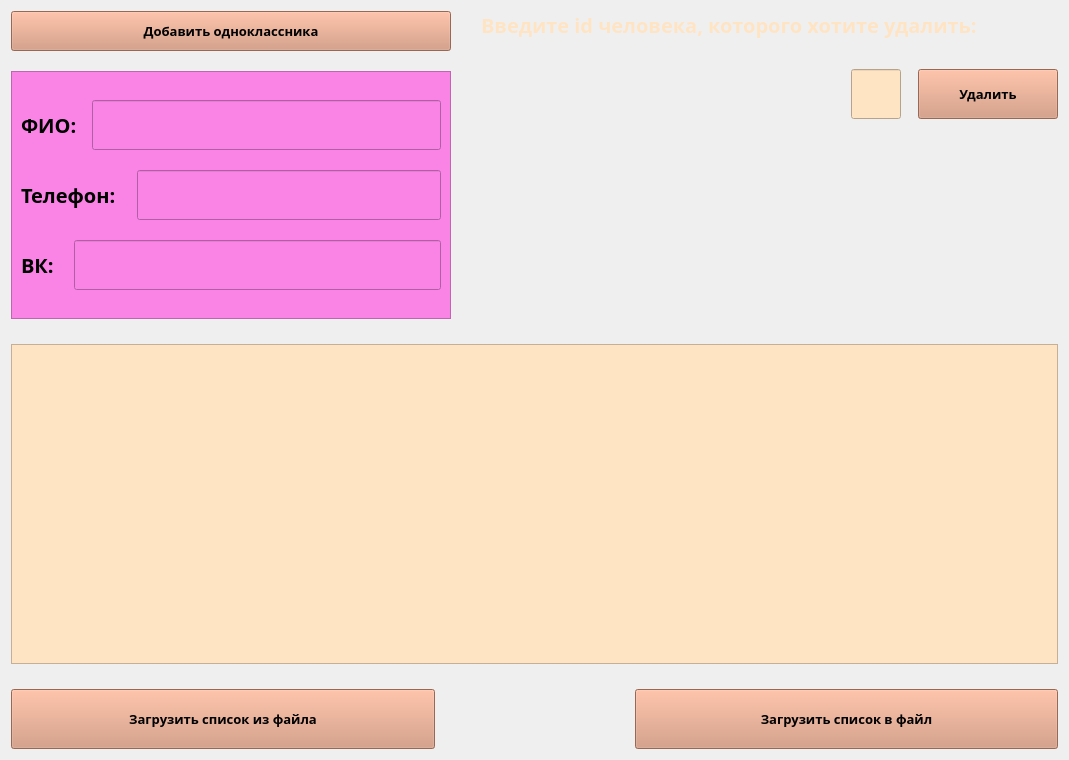
      <widget class="QWidget" name="tab_2">
       <attribute name="title">
        <string>Кто эти люди?</string>
       </attribute>
       <layout class="QGridLayout" name="gridLayout_9">
        <item row="0" column="0">
         <layout class="QVBoxLayout" name="verticalLayout_10">
          <property name="spacing">
           <number>25</number>
          </property>
          <item>
           <layout class="QHBoxLayout" name="horizontalLayout_11">
            <property name="spacing">
             <number>30</number>
            </property>
            <item>
             <layout class="QVBoxLayout" name="verticalLayout_7">
              <property name="spacing">
               <number>20</number>
              </property>
              <item>
               <widget class="QPushButton" name="add_friend_btn">
                <property name="minimumSize">
                 <size>
                  <width>300</width>
                  <height>40</height>
                 </size>
                </property>
                <property name="font">
                 <font>
                  <family>Ink Free</family>
                  <pointsize>10</pointsize>
                  <weight>75</weight>
                  <bold>true</bold>
                 </font>
                </property>
                <property name="styleSheet">
                 <string notr="true">background-color: rgb(212, 147, 117);</string>
                </property>
                <property name="text">
                 <string>Добавить одноклассника</string>
                </property>
               </widget>
              </item>
              <item>
               <widget class="QFrame" name="frame_4">
                <property name="minimumSize">
                 <size>
                  <width>440</width>
                  <height>220</height>
                 </size>
                </property>
                <property name="styleSheet">
                 <string notr="true">background-color: rgb(249, 132, 229);</string>
                </property>
                <property name="frameShape">
                 <enum>QFrame::StyledPanel</enum>
                </property>
                <property name="frameShadow">
                 <enum>QFrame::Raised</enum>
                </property>
                <layout class="QGridLayout" name="gridLayout">
                 <item row="0" column="0">
                  <layout class="QVBoxLayout" name="verticalLayout_6">
                   <property name="spacing">
                    <number>20</number>
                   </property>
                   <item>
                    <layout class="QHBoxLayout" name="horizontalLayout_5">
                     <property name="spacing">
                      <number>15</number>
                     </property>
                     <item>
                      <widget class="QLabel" name="label_19">
                       <property name="font">
                        <font>
                         <family>Ink Free</family>
                         <pointsize>15</pointsize>
                         <weight>75</weight>
                         <bold>true</bold>
                        </font>
                       </property>
                       <property name="text">
                        <string>ФИО:</string>
                       </property>
                      </widget>
                     </item>
                     <item>
                      <widget class="QLineEdit" name="lineEdit_fio">
                       <property name="minimumSize">
                        <size>
                         <width>330</width>
                         <height>50</height>
                        </size>
                       </property>
                       <property name="font">
                        <font>
                         <family>Ink Free</family>
                         <pointsize>10</pointsize>
                         <weight>75</weight>
                         <bold>true</bold>
                        </font>
                       </property>
                      </widget>
                     </item>
                    </layout>
                   </item>
                   <item>
                    <layout class="QHBoxLayout" name="horizontalLayout_6">
                     <property name="spacing">
                      <number>21</number>
                     </property>
                     <item>
                      <widget class="QLabel" name="label_20">
                       <property name="font">
                        <font>
                         <family>Ink Free</family>
                         <pointsize>15</pointsize>
                         <weight>75</weight>
                         <bold>true</bold>
                        </font>
                       </property>
                       <property name="text">
                        <string>Телефон:</string>
                       </property>
                      </widget>
                     </item>
                     <item>
                      <widget class="QLineEdit" name="lineEdit_phone">
                       <property name="minimumSize">
                        <size>
                         <width>280</width>
                         <height>50</height>
                        </size>
                       </property>
                       <property name="font">
                        <font>
                         <family>Ink Free</family>
                         <pointsize>10</pointsize>
                         <weight>75</weight>
                         <bold>true</bold>
                        </font>
                       </property>
                      </widget>
                     </item>
                    </layout>
                   </item>
                   <item>
                    <layout class="QHBoxLayout" name="horizontalLayout_7">
                     <property name="spacing">
                      <number>20</number>
                     </property>
                     <item>
                      <widget class="QLabel" name="label_21">
                       <property name="font">
                        <font>
                         <family>Ink Free</family>
                         <pointsize>15</pointsize>
                         <weight>75</weight>
                         <bold>true</bold>
                        </font>
                       </property>
                       <property name="text">
                        <string>ВК:</string>
                       </property>
                      </widget>
                     </item>
                     <item>
                      <widget class="QLineEdit" name="lineEdit_vk">
                       <property name="minimumSize">
                        <size>
                         <width>350</width>
                         <height>50</height>
                        </size>
                       </property>
                       <property name="font">
                        <font>
                         <family>Ink Free</family>
                         <pointsize>10</pointsize>
                         <weight>75</weight>
                         <bold>true</bold>
                        </font>
                       </property>
                      </widget>
                     </item>
                    </layout>
                   </item>
                  </layout>
                 </item>
                </layout>
               </widget>
              </item>
             </layout>
            </item>
            <item>
             <layout class="QVBoxLayout" name="verticalLayout_9">
              <item>
               <widget class="QLabel" name="label_22">
                <property name="font">
                 <font>
                  <family>Ink Free</family>
                  <pointsize>15</pointsize>
                  <weight>75</weight>
                  <bold>true</bold>
                 </font>
                </property>
                <property name="styleSheet">
                 <string notr="true">color: rgb(255, 228, 196)</string>
                </property>
                <property name="text">
                 <string>Введите id человека, которого хотите удалить:</string>
                </property>
               </widget>
              </item>
              <item>
               <layout class="QHBoxLayout" name="horizontalLayout_10">
                <item>
                 <widget class="QLabel" name="lable_picture_kot_heart">
                  <property name="minimumSize">
                   <size>
                    <width>340</width>
                    <height>250</height>
                   </size>
                  </property>
                  <property name="text">
                   <string/>
                  </property>
                  <property name="pixmap">
                   <pixmap>kot_heart.png</pixmap>
                  </property>
                 </widget>
                </item>
                <item>
                 <layout class="QVBoxLayout" name="verticalLayout_8">
                  <property name="spacing">
                   <number>20</number>
                  </property>
                  <item>
                   <layout class="QHBoxLayout" name="horizontalLayout_9">
                    <property name="spacing">
                     <number>17</number>
                    </property>
                    <item>
                     <widget class="QLineEdit" name="lineEdit_id_friend">
                      <property name="minimumSize">
                       <size>
                        <width>50</width>
                        <height>50</height>
                       </size>
                      </property>
                      <property name="maximumSize">
                       <size>
                        <width>50</width>
                        <height>50</height>
                       </size>
                      </property>
                      <property name="font">
                       <font>
                        <family>Ink Free</family>
                        <pointsize>15</pointsize>
                        <weight>75</weight>
                        <bold>true</bold>
                       </font>
                      </property>
                      <property name="toolTip">
                       <string/>
                      </property>
                      <property name="layoutDirection">
                       <enum>Qt::LeftToRight</enum>
                      </property>
                      <property name="styleSheet">
                       <string notr="true">background-color: rgb(255, 228, 196);</string>
                      </property>
                      <property name="text">
                       <string/>
                      </property>
                     </widget>
                    </item>
                    <item>
                     <widget class="QPushButton" name="delete_friend_id_btn">
                      <property name="minimumSize">
                       <size>
                        <width>140</width>
                        <height>50</height>
                       </size>
                      </property>
                      <property name="font">
                       <font>
                        <family>Ink Free</family>
                        <pointsize>10</pointsize>
                        <weight>75</weight>
                        <bold>true</bold>
                       </font>
                      </property>
                      <property name="styleSheet">
                       <string notr="true">background-color: rgb(212, 147, 117);</string>
                      </property>
                      <property name="text">
                       <string>Удалить</string>
                      </property>
                     </widget>
                    </item>
                   </layout>
                  </item>
                  <item>
                   <widget class="QLabel" name="label_23">
                    <property name="text">
                     <string/>
                    </property>
                   </widget>
                  </item>
                 </layout>
                </item>
               </layout>
              </item>
             </layout>
            </item>
           </layout>
          </item>
          <item>
           <widget class="QTableWidget" name="tableWidget">
            <property name="minimumSize">
             <size>
              <width>1040</width>
              <height>320</height>
             </size>
            </property>
            <property name="font">
             <font>
              <family>Ink Free</family>
              <pointsize>10</pointsize>
              <weight>75</weight>
              <bold>true</bold>
             </font>
            </property>
            <property name="styleSheet">
             <string notr="true">background-color: rgb(255, 228, 196);</string>
            </property>
           </widget>
          </item>
          <item>
           <layout class="QHBoxLayout" name="horizontalLayout_8">
            <property name="spacing">
             <number>200</number>
            </property>
            <item>
             <widget class="QPushButton" name="take_from_file_btn">
              <property name="minimumSize">
               <size>
                <width>390</width>
                <height>60</height>
               </size>
              </property>
              <property name="font">
               <font>
                <family>Ink Free</family>
                <pointsize>10</pointsize>
                <weight>75</weight>
                <bold>true</bold>
               </font>
              </property>
              <property name="styleSheet">
               <string notr="true">background-color: rgb(212, 147, 117);</string>
              </property>
              <property name="text">
               <string>Загрузить список из файла</string>
              </property>
             </widget>
            </item>
            <item>
             <widget class="QPushButton" name="take_to_file_btn">
              <property name="minimumSize">
               <size>
                <width>390</width>
                <height>60</height>
               </size>
              </property>
              <property name="font">
               <font>
                <family>Ink Free</family>
                <pointsize>10</pointsize>
                <weight>75</weight>
                <bold>true</bold>
               </font>
              </property>
              <property name="styleSheet">
               <string notr="true">background-color: rgb(212, 147, 117);</string>
              </property>
              <property name="text">
               <string>Загрузить список в файл</string>
              </property>
             </widget>
            </item>
           </layout>
          </item>
         </layout>
        </item>
       </layout>
      </widget>
